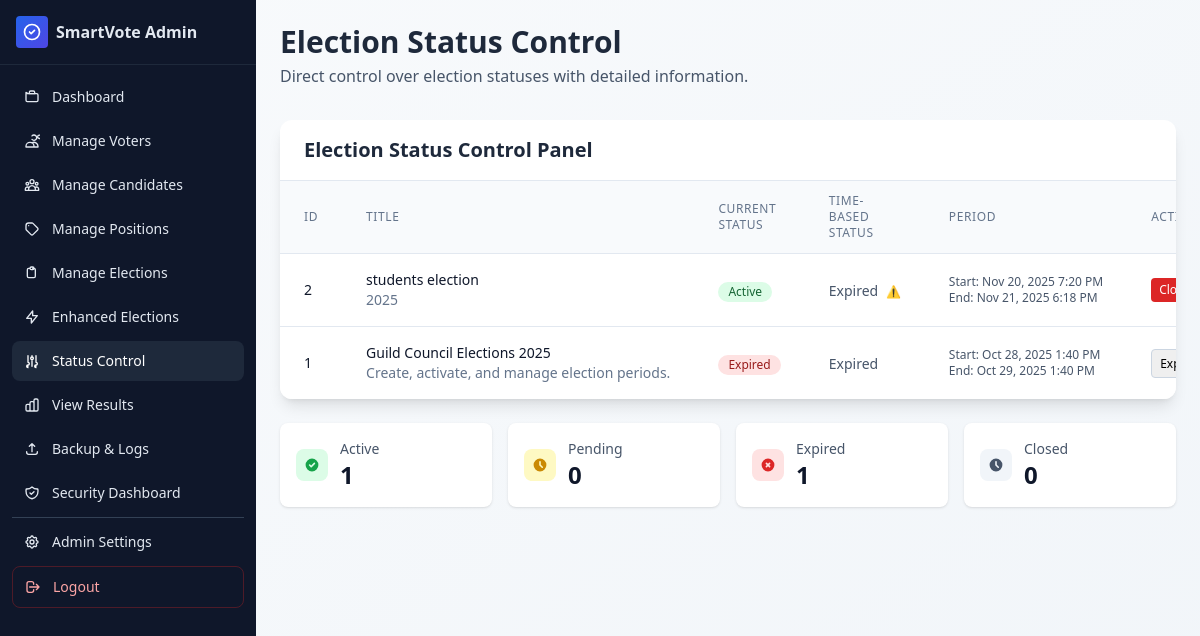
/admin/status_control.php (signed in), run on the app's committed database.
### tables this page shows
CREATE TABLE `elections` (
  `id` int(11) NOT NULL AUTO_INCREMENT,
  `title` varchar(200) NOT NULL,
  `description` text DEFAULT NULL,
  `start_date` datetime NOT NULL,
  `end_date` datetime NOT NULL,
  `status` enum('active','closed','pending','expired') NOT NULL DEFAULT 'closed',
  `manually_activated` tinyint(1) DEFAULT 0,
  `manually_activated_at` timestamp NULL DEFAULT NULL,
  `voters_can_view_results` tinyint(1) DEFAULT 0,
  `results_published_at` timestamp NULL DEFAULT NULL,
  `created_at` timestamp NOT NULL DEFAULT current_timestamp(),
  `name` varchar(255) NOT NULL DEFAULT '',
  PRIMARY KEY (`id`),
  KEY `idx_elections_dates` (`start_date`,`end_date`),
  KEY `idx_elections_status` (`status`),
  KEY `idx_voters_can_view_results` (`voters_can_view_results`)
);

### includes/election_manager.php (called while the page is built, shortened)
<?php
class ElectionManager {
    private $pdo;
    public function __construct(PDO $pdo) {
        $this->pdo = $pdo;
    }
    public function getElectionStatus(int $electionId): array {
        $election = $this->pdo->prepare("SELECT * FROM elections WHERE id = ?");
        $election->execute([$electionId]);
        $electionData = $election->fetch(PDO::FETCH_ASSOC);
        $now = date('Y-m-d H:i:s');
        $startTime = strtotime($electionData['start_date']);
        $endTime = strtotime($electionData['end_date']);
        $currentTime = strtotime($now);
        $statusInfo = [
            'found' => true,
            'election' => $electionData,
            'current_status' => $electionData['status'],
            'time_based_status' => $this->calculateTimeBasedStatus($currentTime, $startTime, $endTime),
            'is_manually_activated' => $electionData['status'] === 'active' && $currentTime < $startTime,
            'can_activate' => ($electionData['status'] === 'pending' || $electionData['status'] === 'closed') && $currentTime < $endTime,
            'can_close' => $electionData['status'] === 'active',
            'time_remaining' => $this->calculateTimeRemaining($currentTime, $endTime),
            'is_within_voting_period' => $currentTime >= $startTime && $currentTime <= $endTime
        ];
        return $statusInfo;
    }
    private function calculateTimeBasedStatus(int $currentTime, int $startTime, int $endTime): string {
        if ($currentTime > $endTime) {
            return 'expired';
        } elseif ($currentTime < $startTime) {
            return 'pending';
        } elseif ($currentTime >= $startTime && $currentTime <= $endTime) {
            return 'active';
        }
        return 'closed';
    }
    private function calculateTimeRemaining(int $currentTime, int $endTime): ?array {
        if ($currentTime >= $endTime) {
            return null;
        }
        $remaining = $endTime - $currentTime;
        $hours = floor($remaining / 3600);
        $minutes = floor(($remaining % 3600) / 60);
        $seconds = $remaining % 60;
        return [
            'total_seconds' => $remaining,
            'hours' => $hours,
            'minutes' => $minutes,
            'seconds' => $seconds,
            'formatted' => sprintf('%d hours, %d minutes', $hours, $minutes)
        ];
    }
    public function getAllElectionsWithStatus(): array {
        $elections = $this->pdo->query("SELECT * FROM elections ORDER BY created_at DESC")->fetchAll();
        $result = [];
        foreach ($elections as $election) {
            $statusInfo = $this->getElectionStatus($election['id']);
            $result[] = array_merge($election, $statusInfo);
        }
        return $result;
    }
}
?>

### admin/status_control.php (the view, shortened to what this page needs)
<?php
require_once __DIR__ . '/../includes/db_connect.php';
require_once __DIR__ . '/../includes/election_manager.php';
$electionManager = new ElectionManager($pdo);
$elections = $electionManager->getAllElectionsWithStatus();
?>
<!DOCTYPE html>
<html lang="en">
<head>
    <script src="https://cdn.tailwindcss.com"></script>
</head>
<body class="bg-gradient-to-br from-slate-50 to-slate-100 min-h-screen">
    <?php include __DIR__ . '/includes/sidebar.php'; ?>
    <main class="lg:ml-64 p-4 lg:p-6 pt-16 lg:pt-6 min-h-screen">
            <div class="mb-8">
                <h1 class="text-2xl lg:text-3xl font-bold text-slate-800">Election Status Control</h1>
                <p class="text-slate-600 mt-1">Direct control over election statuses with detailed information.</p>
            </div>
            <div class="bg-white rounded-xl shadow-lg overflow-hidden">
                <div class="px-6 py-4 border-b border-slate-200">
                    <h2 class="text-xl font-semibold text-slate-800">Election Status Control Panel</h2>
                </div>
                <div class="overflow-x-auto">
                    <table class="min-w-full divide-y divide-slate-200">
                        <thead class="bg-slate-50">
                            <tr>
                                <th class="px-6 py-3 text-left text-xs font-medium text-slate-500 uppercase tracking-wider">ID</th>
                                <th class="px-6 py-3 text-left text-xs font-medium text-slate-500 uppercase tracking-wider">Title</th>
                                <th class="px-6 py-3 text-left text-xs font-medium text-slate-500 uppercase tracking-wider">Current Status</th>
                                <th class="px-6 py-3 text-left text-xs font-medium text-slate-500 uppercase tracking-wider">Time-Based Status</th>
                                <th class="px-6 py-3 text-left text-xs font-medium text-slate-500 uppercase tracking-wider">Period</th>
                                <th class="px-6 py-3 text-left text-xs font-medium text-slate-500 uppercase tracking-wider">Actions</th>
                            </tr>
                        </thead>
                        <tbody class="bg-white divide-y divide-slate-200">
                            <?php foreach ($elections as $election): ?>
                                <tr class="hover:bg-slate-50 transition-colors">
                                    <td class="px-6 py-4 whitespace-nowrap text-sm font-medium text-slate-900">
                                        <?php echo (int)$election['id']; ?>
                                    </td>
                                    <td class="px-6 py-4 whitespace-nowrap">
                                        <div class="text-sm font-medium text-slate-900"><?php echo htmlspecialchars($election['title']); ?></div>
                                        <?php if ($election['description']): ?>
                                            <div class="text-sm text-slate-500 max-w-xs truncate"><?php echo htmlspecialchars($election['description']); ?></div>
                                        <?php endif; ?>
                                    </td>
                                    <td class="px-6 py-4 whitespace-nowrap">
                                        <span class="inline-flex items-center px-2.5 py-0.5 rounded-full text-xs font-medium
                                            <?php
                                            switch($election['current_status']) {
                                                case 'active': echo 'bg-green-100 text-green-800'; break;
                                                case 'expired': echo 'bg-red-100 text-red-800'; break;
                                            }
                                            ?>">
                                            <?php echo ucfirst($election['current_status']); ?>
                                        </span>
                                    </td>
                                    <td class="px-6 py-4 whitespace-nowrap">
                                        <span class="text-sm text-slate-600">
                                            <?php echo ucfirst($election['time_based_status']); ?>
                                        </span>
                                        <?php if ($election['current_status'] !== $election['time_based_status']): ?>
                                            <span class="text-xs text-orange-600 ml-1">⚠️</span>
                                        <?php endif; ?>
                                    </td>
                                    <td class="px-6 py-4 whitespace-nowrap text-sm text-slate-600">
                                        <div class="text-xs">
                                            <div>Start: <?php echo date('M j, Y g:i A', strtotime($election['start_date'])); ?></div>
                                            <div>End: <?php echo date('M j, Y g:i A', strtotime($election['end_date'])); ?></div>
                                        </div>
                                    </td>
                                    <td class="px-6 py-4 whitespace-nowrap text-sm font-medium">
                                        <div class="flex items-center space-x-2">
                                            <?php if ($election['can_close']): ?>
                                                <form method="post" class="inline">
                                                    <button type="submit" class="inline-flex items-center px-2 py-1 text-xs font-medium text-white bg-red-600 hover:bg-red-700 rounded">
                                                        Close
                                                    </button>
                                                </form>
                                            <?php endif; ?>
                                            <form method="post" class="inline">
                                                <select name="new_status" class="text-xs border border-slate-300 rounded px-1 py-1" onchange="this.form.submit()">
                                                    <option value="expired" <?php echo $election['current_status'] === 'expired' ? 'selected' : ''; ?>>Expired</option>
                                                </select>
                                            </form>
                                        </div>
                                    </td>
                                </tr>
                            <?php endforeach; ?>
                        </tbody>
                    </table>
                </div>
            </div>
            <div class="mt-6 grid grid-cols-1 md:grid-cols-4 gap-4">
                <div class="bg-white rounded-lg shadow p-4">
                    <div class="flex items-center">
                        <div class="w-8 h-8 bg-green-100 rounded-lg flex items-center justify-center mr-3">
                            <svg class="w-4 h-4 text-green-600" fill="currentColor" viewBox="0 0 20 20">
                                <path fill-rule="evenodd" d="M10 18a8 8 0 100-16 8 8 0 000 16zm3.707-9.293a1 1 0 00-1.414-1.414L9 10.586 7.707 9.293a1 1 0 00-1.414 1.414l2 2a1 1 0 001.414 0l4-4z" clip-rule="evenodd"></path>
                            </svg>
                        </div>
                        <div>
                            <p class="text-sm font-medium text-slate-600">Active</p>
                            <p class="text-2xl font-bold text-slate-900">
                                <?php echo count(array_filter($elections, fn($e) => $e['current_status'] === 'active')); ?>
                            </p>
                        </div>
                    </div>
                </div>
                <div class="bg-white rounded-lg shadow p-4">
                    <div class="flex items-center">
                        <div class="w-8 h-8 bg-yellow-100 rounded-lg flex items-center justify-center mr-3">
                            <svg class="w-4 h-4 text-yellow-600" fill="currentColor" viewBox="0 0 20 20">
                                <path fill-rule="evenodd" d="M10 18a8 8 0 100-16 8 8 0 000 16zm1-12a1 1 0 10-2 0v4a1 1 0 00.293.707l2.828 2.829a1 1 0 101.415-1.415L11 9.586V6z" clip-rule="evenodd"></path>
                            </svg>
                        </div>
                        <div>
                            <p class="text-sm font-medium text-slate-600">Pending</p>
                            <p class="text-2xl font-bold text-slate-900">
                                <?php echo count(array_filter($elections, fn($e) => $e['current_status'] === 'pending')); ?>
                            </p>
                        </div>
                    </div>
                </div>
                <div class="bg-white rounded-lg shadow p-4">
                    <div class="flex items-center">
                        <div class="w-8 h-8 bg-red-100 rounded-lg flex items-center justify-center mr-3">
                        </div>
                        <div>
                            <p class="text-sm font-medium text-slate-600">Expired</p>
                            <p class="text-2xl font-bold text-slate-900">
                                <?php echo count(array_filter($elections, fn($e) => $e['current_status'] === 'expired')); ?>
                            </p>
                        </div>
                    </div>
                </div>
                <div class="bg-white rounded-lg shadow p-4">
                    <div class="flex items-center">
                        <div class="w-8 h-8 bg-slate-100 rounded-lg flex items-center justify-center mr-3">
                            <svg class="w-4 h-4 text-slate-600" fill="currentColor" viewBox="0 0 20 20">
                                <path fill-rule="evenodd" d="M10 18a8 8 0 100-16 8 8 0 000 16zm1-12a1 1 0 10-2 0v4a1 1 0 00.293.707l2.828 2.829a1 1 0 101.415-1.415L11 9.586V6z" clip-rule="evenodd"></path>
                            </svg>
                        </div>
                        <div>
                            <p class="text-sm font-medium text-slate-600">Closed</p>
                            <p class="text-2xl font-bold text-slate-900">
                                <?php echo count(array_filter($elections, fn($e) => $e['current_status'] === 'closed')); ?>
                            </p>
                        </div>
                    </div>
                </div>
            </div>
        </main>
</body>
</html>

### data on the page
elections: id "2", title "students election", description "2025", status "Active", time_based_status "Expired", start_date "Nov 20, 2025 7:20 PM", end_date "Nov 21, 2025 6:18 PM"
elections: id "1", title "Guild Council Elections 2025", description "Create, activate, and manage election periods.", status "Expired", start_date "Oct 28, 2025 1:40 PM", end_date "Oct 29, 2025 1:40 PM", new_status "Expired"

### other printed values
$sidebarConfig['brand']['title'] "SmartVote Admin"
$item['title'] "Dashboard"
$item['title'] "Manage Voters"
$item['title'] "Manage Candidates"
$item['title'] "Manage Positions"
$item['title'] "Manage Elections"
$item['title'] "Enhanced Elections"
$item['title'] "Status Control"
$item['title'] "View Results"
$item['title'] "Backup & Logs"
$item['title'] "Security Dashboard"
$item['title'] "Admin Settings"
$logoutConfig['title'] "Logout"
